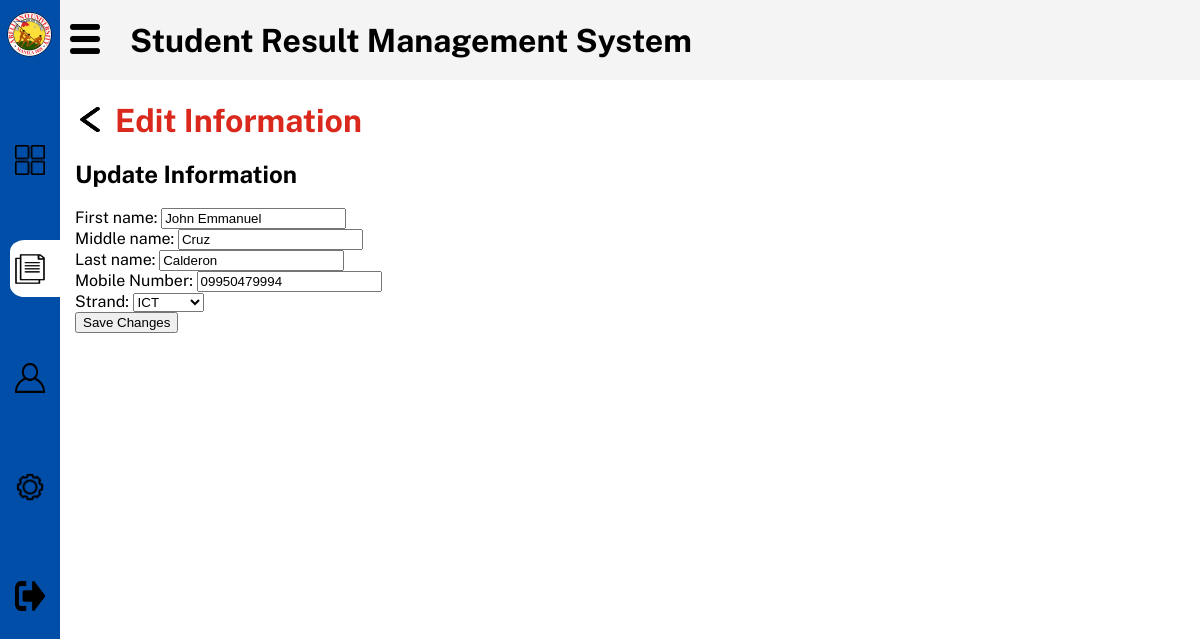
Screenshot of /user_edit.php?user_id=129 with the database file from the repository.
### tables this page shows
CREATE TABLE `users` (
  `user_id` int(11) UNSIGNED NOT NULL,
  `account_id` varchar(255) NOT NULL,
  `lastName` varchar(255) NOT NULL,
  `firstName` varchar(255) NOT NULL,
  `middleName` varchar(255) NOT NULL,
  `sex` varchar(255) NOT NULL,
  `bday` date NOT NULL,
  `motherName` varchar(255) NOT NULL,
  `motherContactNum` varchar(255) NOT NULL,
  `fatherName` varchar(255) NOT NULL,
  `fatherContactNum` varchar(255) NOT NULL,
  `strand` varchar(255) NOT NULL,
  `advisory_class` varchar(255) NOT NULL,
  `subject` varchar(255) NOT NULL,
  `email` varchar(255) NOT NULL,
  `contact_num` varchar(255) NOT NULL,
  `stdnt_strand` varchar(255) NOT NULL,
  `subjectsTaken` varchar(255) NOT NULL,
  `stdnt_section` varchar(255) NOT NULL,
  `stdnt_lrn` varchar(255) NOT NULL,
  `username` varchar(255) NOT NULL,
  `password` varchar(255) NOT NULL,
  `user_systemStatus` varchar(255) NOT NULL,
  `access_level` int(11) NOT NULL,
  `date_registered` timestamp NOT NULL DEFAULT current_timestamp()
);

### user_edit.php (the view, shortened to what this page needs)
<?php
require_once "database/config.php";
?>
<!DOCTYPE html>
<html>
<head>
<link rel="stylesheet" type="text/css" href="css/style.css">
</head>
<body>
  <div class="heading">
  <header>
    <img class="threeLines" src="images/three_lines.png">
    <h1 class="text">Student Result Management System</h1>
  </header>
    </div>
  <div class="navigation">
    <nav>
      <a style="text-decoration: none;" href="admin_dashboard.php">
      <img class="aulogo"; src="images/aulogo.png"></a>
      <br> <br> <br>
        <ul class="nav">
          <li>
            <a href="admin_dashboard.php">
              <span class="icon"><img class="not-active" src="images/four_squares.png" title="Dashboard"></span>
            </a>
          </li>
          <li>
            <a href="list.php">
              <span class="active"><img class="active-icon" src="images/list.png" title="Management"></span>
            </a>
          </li>
          <li>
            <a href="#">
              <span class="icon"><img class="not-active" src="images/manage.png"></span>
            </a>
          </li>
          <li>
            <a href="#">
              <span class="icon"><img class="not-active" src="images/settings.png"></span>
            </a>
          </li>
          <li>
            <a href="logout.php">
              <span class="icon"><img class="not-active" src="images/logout.png" title="Logout"></span>
            </a>
          </li>
        </ul>
        </nav>
    </div>
    <div class="main">
  <a href="section.php"><img class="back-btn" src="images/left-arrow.png"></a>
  <h1 class="inner-heading">Edit Information</h1>
  <main>
    <div>
     <h2>Update Information</h2>
          <?php
            $acc_query = $conn->query("SELECT * FROM `users` WHERE user_id = '$_REQUEST[user_id]'") or die(mysqli_error());
            $acc_fetch = $acc_query->fetch_array();
          ?>
          <form action="user_edit_insert.php" method= "POST">
              <label>First name:</label>
              <input name="firstName" id = "firstName" type = "text" value ="<?php echo $acc_fetch['firstName']?>">
              <input  name="user_id" type = "hidden" value ="<?php echo $acc_fetch['user_id']?>"> <br>
              <label>Middle name:</label>
              <input name="middleName" type = "text" value ="<?php echo $acc_fetch['middleName']?>"> <Br>
              <label>Last name:</label>
              <input type = "text" name="lastName" type = "text" value="<?php echo $acc_fetch['lastName']?>"> <br>
              <label>Mobile Number: </label>
              <input type = "text" name="contact_num" type = "text" value="<?php echo $acc_fetch['contact_num']?>"> <br>
              <label>Strand: </label>
              <select name="stdnt_strand">
              <option value= "<?php echo $acc_fetch['stdnt_strand']?>"><?php echo $acc_fetch['stdnt_strand']?></option>
              </select>
            <div class = "form-group">
              <button  type = "submit">Save Changes</button>
            </form>
 </div>
</main>
</div>
</body>
</html>

### css/style.css (style rules this page uses)
.heading { margin-top: 0px; margin-left: 60px; background-color: #f4f4f4; padding: .1px; }
body { margin: 0px; min-height: 100vh; background-color: white; }
.navigation { position: fixed; top: 0px; left: 0px; width: 60px; height: 100%; background-color: #004EA8; transition: 0.5%; overflow: hidden; }
.nav { list-style-type: none; }
.active { margin: 0px; background-color: white; margin-left: -30px; padding: 10px; padding-top: 30px; padding-right: 40px; width: 10px; outline: none; border-radius: 20%; }
.threeLines { margin-top: 2px; height: 30px; width: 30px; margin-left: 10px; position: absolute; }
.text { margin-left: 70px; font-family: 'Public Sans', sans-serif; }
.main { margin-left: 75px; font-family: 'Public Sans', sans-serif; }
.back-btn { height: 25px; width: 20px; margin-left: 5px; margin-top: 5px; position: fixed; }
.inner-heading { margin-left: 40px; color: #DA291C; }

### user_edit.php (style rules this page uses)
.aulogo { position: absolute; height: 50px; width: 50px; margin-left: 5px; margin-top: 10px; }
.active-icon { width: 30px; height: 30px; margin-left: -5px; margin-top: 75px; }
.not-active { width: 30px; height: 30px; margin-left: -25px; margin-top: 75px; }

### rows the page displays
users: firstName "John Emmanuel", middleName "Cruz", lastName "Calderon", contact_num "09950479994", stdnt_strand "ICT"
